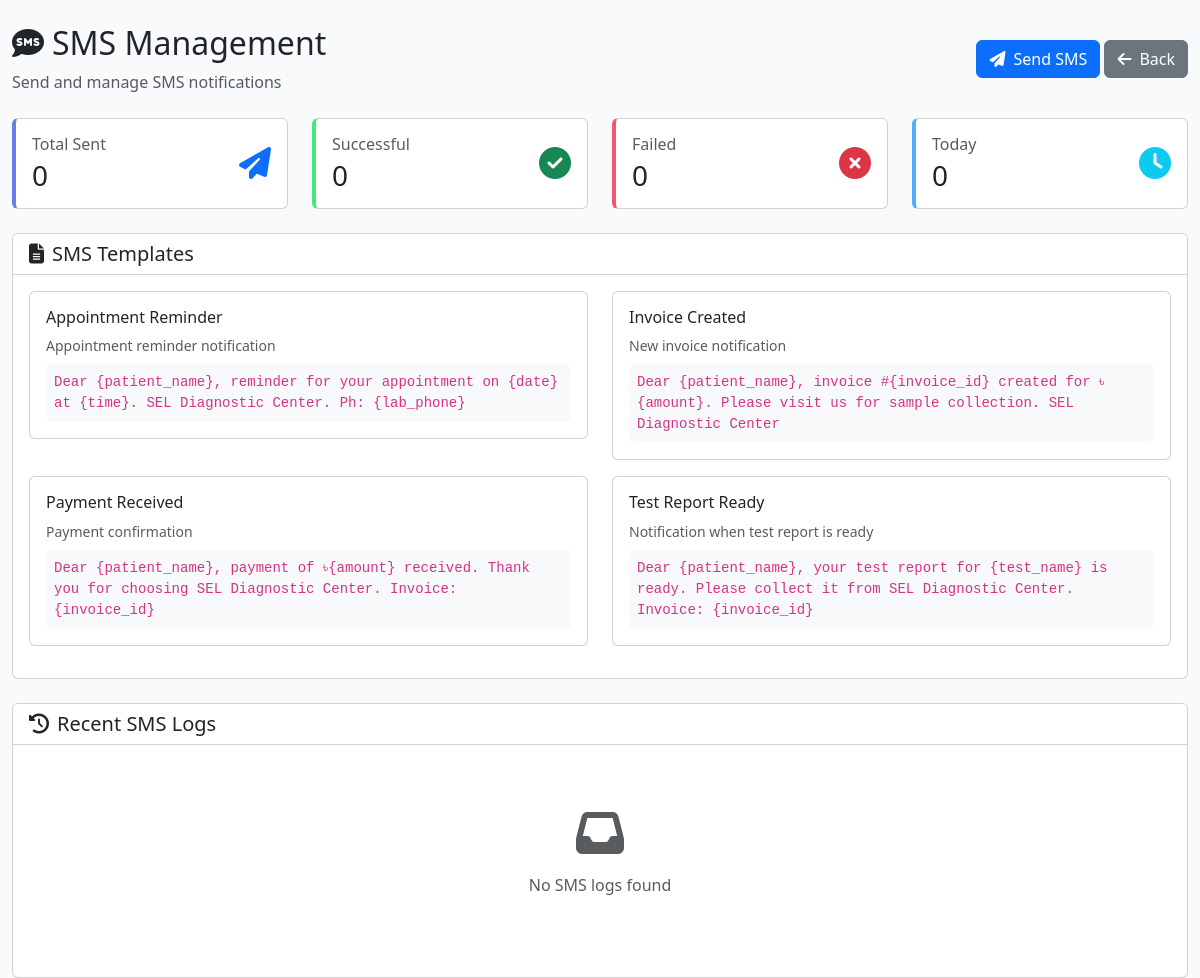
The page /sms (signed in) on the database its author committed.
### tables this page shows
CREATE TABLE IF NOT EXISTS sms_templates (
    id INT AUTO_INCREMENT PRIMARY KEY,
    name VARCHAR(100) NOT NULL,
    template_key VARCHAR(50) UNIQUE NOT NULL,
    message_template TEXT NOT NULL,
    description TEXT,
    is_active BOOLEAN DEFAULT TRUE,
    created_at TIMESTAMP DEFAULT CURRENT_TIMESTAMP,
    updated_at TIMESTAMP DEFAULT CURRENT_TIMESTAMP ON UPDATE CURRENT_TIMESTAMP,
    INDEX idx_template_key (template_key),
    INDEX idx_active (is_active)
);

### src/Controllers/SmsController.php (called while the page is built, shortened)
<?php
class SmsController extends BaseController
{
    public function index()
    {
        $db = getDB();
        try {
            $statsQuery = "
                SELECT
                    COUNT(*) as total_sent,
                    COUNT(CASE WHEN status = 'sent' THEN 1 END) as successful,
                    COUNT(CASE WHEN status = 'failed' THEN 1 END) as failed,
                    COUNT(CASE WHEN DATE(created_at) = CURDATE() THEN 1 END) as today_count
                FROM sms_logs
            ";
            $stmt = $db->query($statsQuery);
            $stats = $stmt->fetch();
            $stmt = $db->query("
                SELECT *
                FROM sms_templates
                WHERE is_active = 1
                ORDER BY name
            ");
            $templates = $stmt->fetchAll();
            include __DIR__ . '/../../views/sms/index.php';
        } catch (Exception $e) {
            log_activity("SMS dashboard error: " . $e->getMessage(), 'error');
            $error_message = config('app.debug') ? $e->getMessage() : 'Unable to load SMS dashboard.';
            include __DIR__ . '/../../views/errors/500.php';
        }
    }
}

### public/index.php (called while the page is built, shortened)
<?php
class Router {
    private array $routes = [];
    public function get($path, $handler) {
        $this->routes['GET'][$path] = $handler;
    }
    public function post($path, $handler) {
        $this->routes['POST'][$path] = $handler;
    }
    public function dispatch() {
        $method = $_SERVER['REQUEST_METHOD'];
        $uri = parse_url($_SERVER['REQUEST_URI'], PHP_URL_PATH);
        $uri = rtrim($uri, '/') ?: '/';
        if (isset($this->routes[$method][$uri])) {
            $handler = $this->routes[$method][$uri];
            return $this->executeHandler($handler);
        }
    }
    private function executeHandler($handler) {
        if (is_callable($handler)) {
            return $handler();
        }
    }
}
$router = new Router();
$router->get('/', function() {
    if (isset($_SESSION['user_id'])) {
        redirect('/dashboard');
    } else {
        include __DIR__ . '/../views/auth/login.php';
    }
});
$router->post('/', 'AuthController@login');
$router->post('/login', 'AuthController@login');
$router->get('/logout', 'AuthController@logout');
$protectedRoutes = [
    '/dashboard' => 'DashboardController@index',
    '/invoices' => 'InvoiceController@index',
    '/invoices/create' => 'InvoiceController@create',
    '/invoices/store' => 'InvoiceController@store',
    '/invoices/{id}' => 'InvoiceController@show',
    '/invoices/{id}/pdf' => 'InvoiceController@pdf',
    '/invoices/{id}/update-payment' => 'InvoiceController@updatePayment',
    '/tests' => 'TestController@index',
    '/tests/create' => 'TestController@create',
    '/tests/{id}' => 'TestController@show',
    '/tests/{id}/edit' => 'TestController@edit',
    '/tests/{id}/update' => 'TestController@update',
    '/doctors' => 'DoctorController@index',
    '/doctors/create' => 'DoctorController@create',
    '/reports' => 'ReportController@index',
    '/reports/{id}' => 'ReportController@show',
    '/reports/{id}/edit' => 'ReportController@edit',
    '/reports/{id}/update' => 'ReportController@update',
    '/users' => 'UserController@index',
    '/users/create' => 'UserController@create',
    '/users/{id}' => 'UserController@delete',
    '/inventory' => 'InventoryController@index',
    '/audit' => 'AuditController@index',
    '/sms' => 'SmsController@index',
    '/sms/send' => 'SmsController@send',
];
foreach ($protectedRoutes as $path => $handler) {
    $router->get($path, function() use ($handler) {
        if (!isset($_SESSION['user_id'])) {
            redirect('/');
            return;
        }
        if (strpos($handler, '@') !== false) {
            list($controller, $method) = explode('@', $handler);
            $controllerClass = "App\\Controllers\\{$controller}";
            if (class_exists($controllerClass)) {
                $instance = new $controllerClass();
                if (method_exists($instance, $method)) {
                    return $instance->$method();
                }
            }
        }
        http_response_code(500);
        echo "Controller not found";
    });
    $router->post($path, function() use ($handler) {
        if (!isset($_SESSION['user_id'])) {
            redirect('/');
            return;
        }
        if (strpos($handler, '@') !== false) {
            list($controller, $method) = explode('@', $handler);
            $controllerClass = "App\\Controllers\\{$controller}";
            if (class_exists($controllerClass)) {
                $instance = new $controllerClass();
                $postMethod = str_replace('index', 'store', $method);
                if (method_exists($instance, $postMethod)) {
                    return $instance->$postMethod();
                }
            }
        }
    });
}
$router->get('/api/dashboard/stats', function() {
    header('Content-Type: application/json');
    if (!isset($_SESSION['user_id'])) {
        http_response_code(401);
        echo json_encode(['error' => 'Unauthorized']);
        return;
    }
    $db = getDB();
    try {
        $stats = [];
        $stmt = $db->query("SELECT COUNT(*) as total FROM invoices");
        $stats['invoices'] = $stmt->fetchColumn();
        $stmt = $db->query("SELECT COUNT(*) as total FROM tests WHERE is_active = 1");
        $stats['tests'] = $stmt->fetchColumn();
        $stmt = $db->query("SELECT COUNT(*) as total FROM test_reports");
        $stats['reports'] = $stmt->fetchColumn();
        $stmt = $db->query("SELECT COUNT(*) as total FROM doctors WHERE is_active = 1");
        $stats['doctors'] = $stmt->fetchColumn();
        echo json_encode($stats);
    } catch (Exception $e) {
        http_response_code(500);
        echo json_encode(['error' => 'Failed to fetch stats']);
    }
});
$router->get('/api/invoices/recent', function() {
    header('Content-Type: application/json');
    if (!isset($_SESSION['user_id'])) {
        http_response_code(401);
        echo json_encode(['error' => 'Unauthorized']);
        return;
    }
    $db = getDB();
    try {
        $stmt = $db->query("
            SELECT id, patient_name, patient_phone, total_amount, payment_status, created_at
            FROM invoices
            ORDER BY created_at DESC
            LIMIT 5
        ");
        $invoices = $stmt->fetchAll();
        echo json_encode(['invoices' => $invoices]);
    } catch (Exception $e) {
        http_response_code(500);
        echo json_encode(['error' => 'Failed to fetch invoices']);
    }
});
$router->get('/api/dashboard-stats', function() {
    header('Content-Type: application/json');
    if (!isset($_SESSION['user_id'])) {
        http_response_code(401);
        echo json_encode(['error' => 'Unauthorized']);
        return;
    }
    $db = getDB();
    try {
        $stats = [];
        $stmt = $db->query("SELECT COUNT(*) as total FROM invoices");
        $stats['total_invoices'] = (int)$stmt->fetchColumn();
        $stmt = $db->query("SELECT COUNT(*) as total FROM tests WHERE is_active = 1");
        $stats['total_tests'] = (int)$stmt->fetchColumn();
        $stmt = $db->query("SELECT COALESCE(SUM(total_amount), 0) as revenue FROM invoices");
        $stats['total_revenue'] = (float)$stmt->fetchColumn();
        $stmt = $db->query("SELECT COALESCE(SUM(total_amount), 0) as monthly_revenue FROM invoices WHERE MONTH(created_at) = MONTH(CURRENT_DATE()) AND YEAR(created_at) = YEAR(CURRENT_DATE())");
        $stats['monthly_revenue'] = (float)$stmt->fetchColumn();
        $stmt = $db->query("SELECT COUNT(*) as pending FROM invoices WHERE payment_status = 'pending'");
        $stats['pending_invoices'] = (int)$stmt->fetchColumn();
        $stmt = $db->query("SELECT COUNT(*) as paid FROM invoices WHERE payment_status = 'paid'");
        $stats['paid_invoices'] = (int)$stmt->fetchColumn();
        echo json_encode($stats);
    } catch (Exception $e) {
        log_activity("Dashboard stats API error: " . $e->getMessage(), 'error');
        http_response_code(500);
        echo json_encode(['error' => 'Failed to fetch statistics']);
    }
});
$router->dispatch();

### views/sms/index.php (the view, shortened to what this page needs)
<!DOCTYPE html>
<html lang="en">
<head>
    <link href="https://cdn.jsdelivr.net/npm/bootstrap@5.3.2/dist/css/bootstrap.min.css" rel="stylesheet">
    <link href="https://cdnjs.cloudflare.com/ajax/libs/font-awesome/6.4.0/css/all.min.css" rel="stylesheet">
</head>
<body>
    <div class="container-fluid mt-4">
        <div class="d-flex justify-content-between align-items-center mb-4">
            <div>
                <h2><i class="fas fa-sms me-2"></i>SMS Management</h2>
                <p class="text-muted mb-0">Send and manage SMS notifications</p>
            </div>
            <div>
                <button class="btn btn-primary" data-bs-toggle="modal" data-bs-target="#sendSmsModal">
                    <i class="fas fa-paper-plane me-2"></i>Send SMS
                </button>
                <a href="/dashboard" class="btn btn-secondary">
                    <i class="fas fa-arrow-left me-2"></i>Back
                </a>
            </div>
        </div>
        <div class="row mb-4">
            <div class="col-md-3">
                <div class="card stat-card primary">
                    <div class="card-body">
                        <div class="d-flex justify-content-between align-items-center">
                            <div>
                                <h6 class="text-muted mb-1">Total Sent</h6>
                                <h3 class="mb-0"><?= number_format($stats['total_sent'] ?? 0) ?></h3>
                            </div>
                            <div class="text-primary">
                                <i class="fas fa-paper-plane fa-2x"></i>
                            </div>
                        </div>
                    </div>
                </div>
            </div>
            <div class="col-md-3">
                <div class="card stat-card success">
                    <div class="card-body">
                        <div class="d-flex justify-content-between align-items-center">
                            <div>
                                <h6 class="text-muted mb-1">Successful</h6>
                                <h3 class="mb-0"><?= number_format($stats['successful'] ?? 0) ?></h3>
                            </div>
                            <div class="text-success">
                                <i class="fas fa-check-circle fa-2x"></i>
                            </div>
                        </div>
                    </div>
                </div>
            </div>
            <div class="col-md-3">
                <div class="card stat-card danger">
                    <div class="card-body">
                        <div class="d-flex justify-content-between align-items-center">
                            <div>
                                <h6 class="text-muted mb-1">Failed</h6>
                                <h3 class="mb-0"><?= number_format($stats['failed'] ?? 0) ?></h3>
                            </div>
                            <div class="text-danger">
                                <i class="fas fa-times-circle fa-2x"></i>
                            </div>
                        </div>
                    </div>
                </div>
            </div>
            <div class="col-md-3">
                <div class="card stat-card info">
                    <div class="card-body">
                        <div class="d-flex justify-content-between align-items-center">
                            <div>
                                <h6 class="text-muted mb-1">Today</h6>
                                <h3 class="mb-0"><?= number_format($stats['today_count'] ?? 0) ?></h3>
                            </div>
                            <div class="text-info">
                                <i class="fas fa-clock fa-2x"></i>
                            </div>
                        </div>
                    </div>
                </div>
            </div>
        </div>
        <?php if (!empty($templates)): ?>
        <div class="card mb-4">
            <div class="card-header bg-white">
                <h5 class="mb-0"><i class="fas fa-file-alt me-2"></i>SMS Templates</h5>
            </div>
            <div class="card-body">
                <div class="row">
                    <?php foreach ($templates as $template): ?>
                    <div class="col-md-6 mb-3">
                        <div class="card">
                            <div class="card-body">
                                <h6 class="card-title"><?= htmlspecialchars($template['name']) ?></h6>
                                <p class="card-text text-muted small mb-2"><?= htmlspecialchars($template['description'] ?? '') ?></p>
                                <code class="d-block p-2 bg-light rounded small"><?= htmlspecialchars($template['message_template']) ?></code>
                            </div>
                        </div>
                    </div>
                    <?php endforeach; ?>
                </div>
            </div>
        </div>
        <?php endif; ?>
        <div class="card">
            <div class="card-header bg-white">
                <h5 class="mb-0"><i class="fas fa-history me-2"></i>Recent SMS Logs</h5>
            </div>
            <div class="card-body">
                <?php if (!empty($sms_logs)): ?>
                    <?php foreach ($sms_logs as $log): ?>
                    <div class="sms-log <?= $log['status'] ?> card mb-2">
                        <div class="card-body py-2">
                            <div class="row align-items-center">
                                <div class="col-md-3">
                                    <strong><?= htmlspecialchars($log['recipient_name'] ?? 'N/A') ?></strong><br>
                                    <small class="text-muted"><?= htmlspecialchars($log['recipient_phone']) ?></small>
                                </div>
                                <div class="col-md-5">
                                    <small><?= htmlspecialchars(substr($log['message'], 0, 100)) ?><?= strlen($log['message']) > 100 ? '...' : '' ?></small>
                                </div>
                                <div class="col-md-2 text-center">
                                    <span class="badge bg-<?=
                                        $log['status'] === 'sent' || $log['status'] === 'delivered' ? 'success' :
                                        ($log['status'] === 'failed' ? 'danger' : 'warning')
                                    ?>">
                                        <?= ucfirst($log['status']) ?>
                                    </span>
                                </div>
                                <div class="col-md-2 text-end">
                                    <small class="text-muted">
                                        <?= date('M j, g:i A', strtotime($log['created_at'])) ?>
                                    </small>
                                </div>
                            </div>
                        </div>
                    </div>
                    <?php endforeach; ?>
                <?php else: ?>
                    <div class="text-center py-5 text-muted">
                        <i class="fas fa-inbox fa-3x mb-3"></i>
                        <p>No SMS logs found</p>
                    </div>
                <?php endif; ?>
            </div>
        </div>
    </div>
</body>
</html>

### views/sms/index.php (style rules this page uses)
body { background-color: #f8fafc; }
.stat-card { border-left: 4px solid; transition: transform 0.2s; }
.stat-card.primary { border-left-color: #667eea; }
.stat-card.success { border-left-color: #43e97b; }
.stat-card.danger { border-left-color: #f5576c; }
.stat-card.info { border-left-color: #4facfe; }

### rows shown on the page
sms_templates: name "Appointment Reminder", description "Appointment reminder notification", message_template "Dear {patient_name}, reminder for your appointment on {date} at {time}. SEL Diagnostic Center. Ph: {lab_phone}"
sms_templates: name "Invoice Created", description "New invoice notification", message_template "Dear {patient_name}, invoice #{invoice_id} created for ৳{amount}. Please visit us for sample collection. SEL Diagnostic Center"
sms_templates: name "Payment Received", description "Payment confirmation", message_template "Dear {patient_name}, payment of ৳{amount} received. Thank you for choosing SEL Diagnostic Center. Invoice: {invoice_id}"
sms_templates: name "Test Report Ready", description "Notification when test report is ready", message_template "Dear {patient_name}, your test report for {test_name} is ready. Please collect it from SEL Diagnostic Center. Invoice: {invoice_id}"

### other values the page prints
$stats['total_sent'] "0"
$stats['successful'] "0"
$stats['failed'] "0"
$stats['today_count'] "0"
